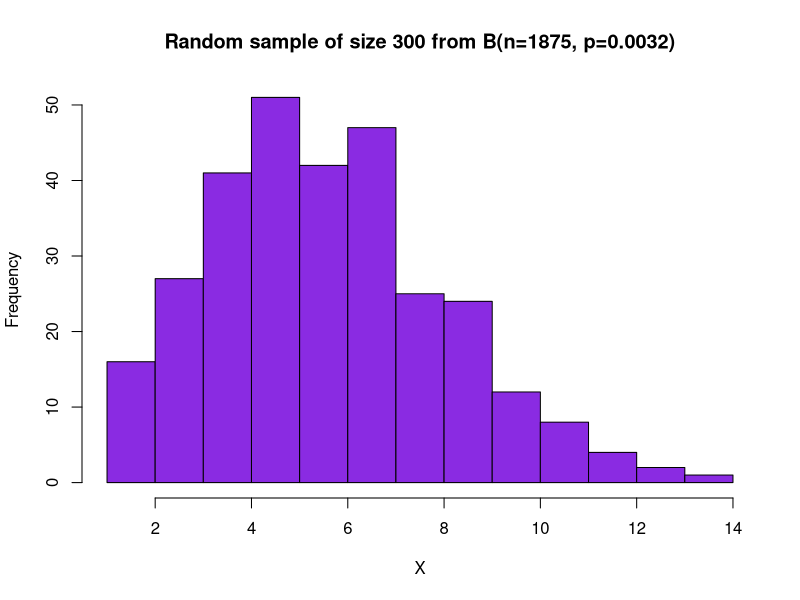
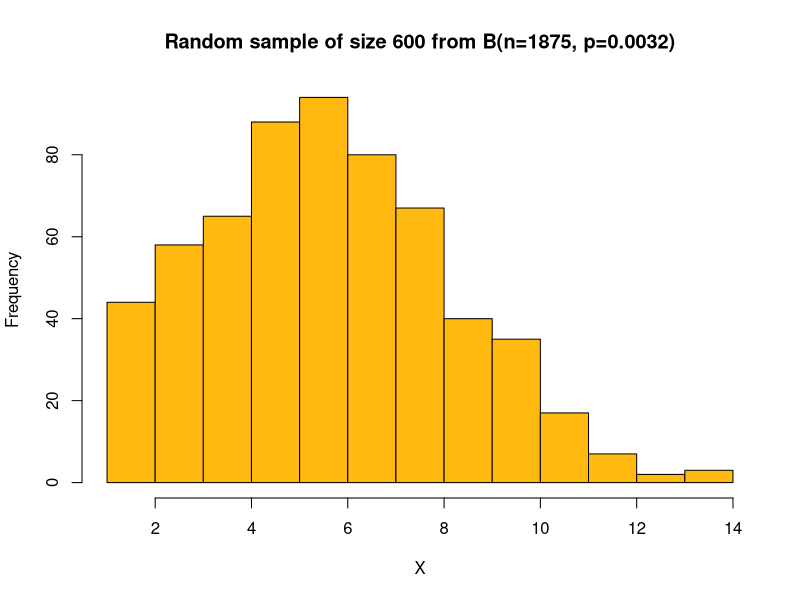
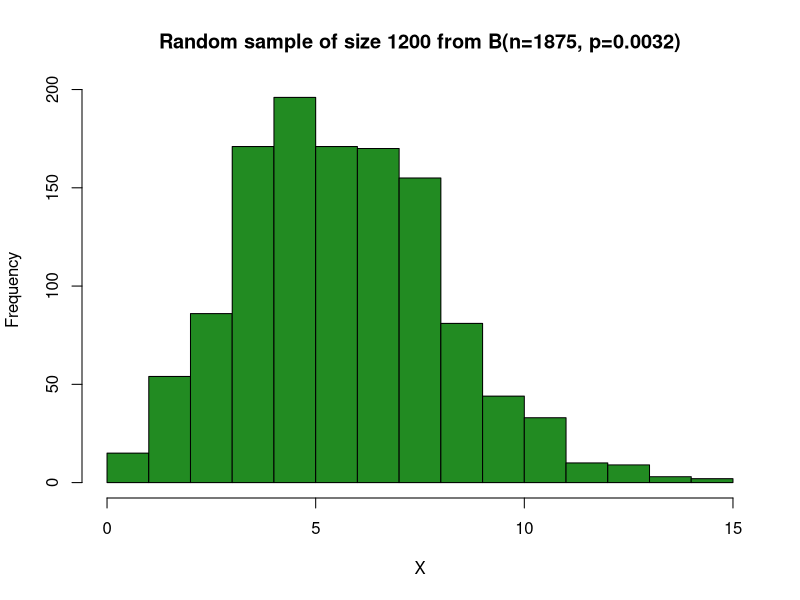
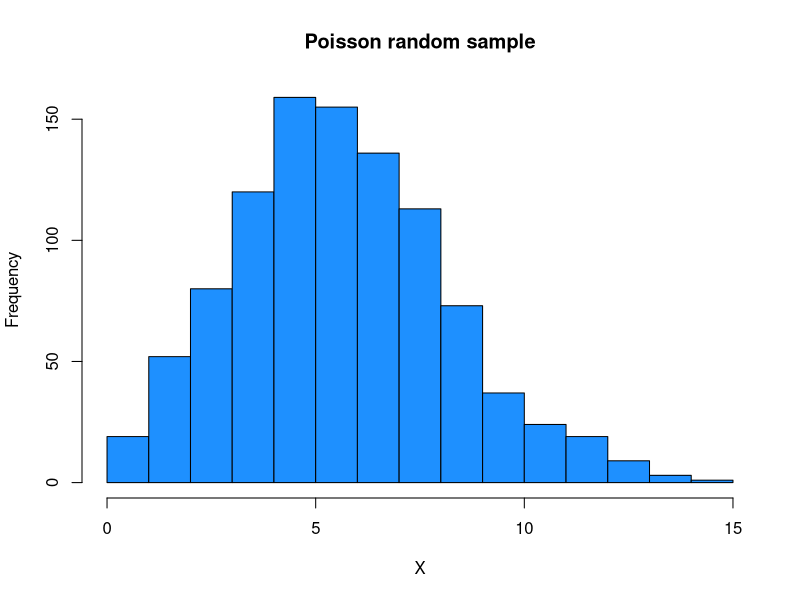
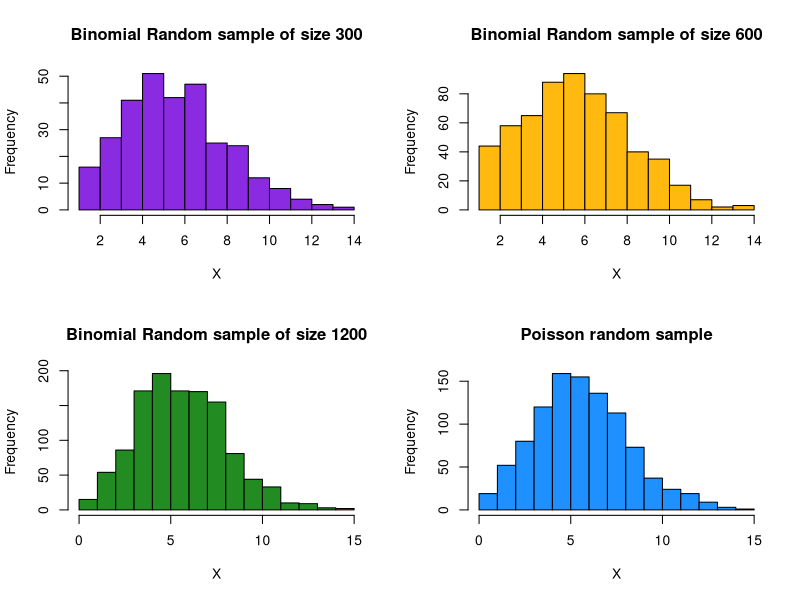
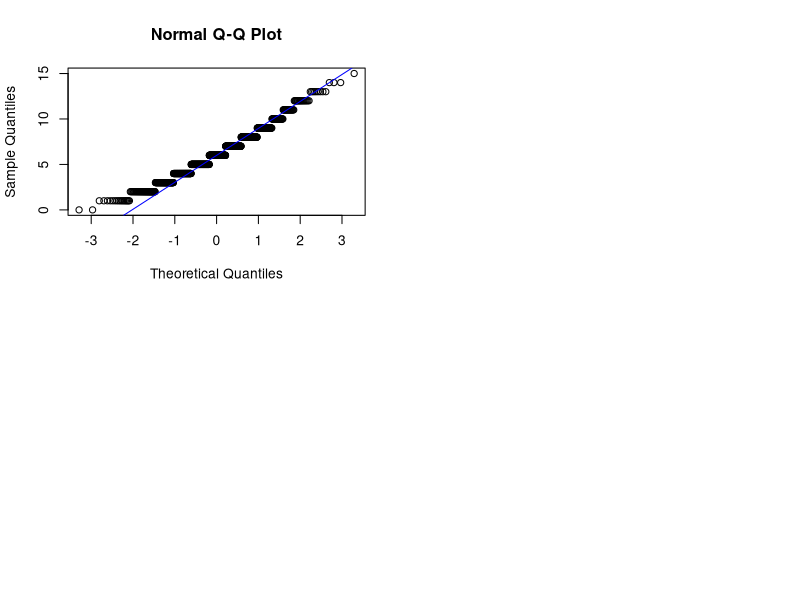

Recreate these plots in R, in order.
n = 1875
p = 0.0032
# Random samples from Binomial distribution (n,p)
b_rs1 = rbinom(300, n, p) 
b_rs2 = rbinom(600, n, p) 
b_rs3 = rbinom(1200, n, p) 
# Frequency distribution tables
bins = seq(0,14,2)
x1 = table(cut(b_rs1, bins))
df1 = as.data.frame(x1); colnames(df1) = c("x", "Frequency") 
x2 = table(cut(b_rs2, bins))
df2 = as.data.frame(x2); colnames(df2) = c("x", "Frequency") 
x3 = table(cut(b_rs3, bins))
df3 = as.data.frame(x3); colnames(df3) = c("x", "Frequency") 
# Printing the frequency distribution tables
df1; df2; df3
# Histograms for each random sample
hist(b_rs1, xlab = "X",breaks = 13, main = "Random sample of size 300 from B(n=1875, p=0.0032)", col = "blueviolet", border = "black")
hist(b_rs2, xlab = "X",breaks = 13, main = "Random sample of size 600 from B(n=1875, p=0.0032)", col = "darkgoldenrod1", border = "black")
hist(b_rs3, xlab = "X",breaks = 13, main = "Random sample of size 1200 from B(n=1875, p=0.0032)", col = "forestgreen", border = "black")
#Draw a random sample from Poisson distribution with lambda = 6
p_rs = rpois(1000,6)
x4 = table(p_rs)
df4 = as.data.frame(x4); colnames(df4) = c("x", "Frequency") 
hist(p_rs, xlab = "X",breaks = 13, main = "Poisson random sample", col = "dodgerblue", border = "black")
#Stack all histograms (3 from Binomial and 1 from Poisson in one graph)
par(mfrow=c(2,2))
hist(b_rs1, xlab = "X",breaks = 13, main = "Binomial Random sample of size 300", col = "blueviolet", border = "black")
hist(b_rs2, xlab = "X",breaks = 13, main = "Binomial Random sample of size 600", col = "darkgoldenrod1", border = "black")
hist(b_rs3, xlab = "X",breaks = 13, main = "Binomial Random sample of size 1200", col = "forestgreen", border = "black")
hist(p_rs, xlab = "X",breaks = 13, main = "Poisson random sample", col = "dodgerblue", border = "black")
# Q-Q plot of frequency distribution of random sample from Poisson distribution
#par(mfrow=c(1,1))
qqnorm(p_rs)
qqline(p_rs, col = "blue")
#upper end of the Q-Q plot to deviate from the straight line and the lower and 
#follows a straight line then the curve has a longer till to its right and it is 
#right-skewed (or positively skewed).
